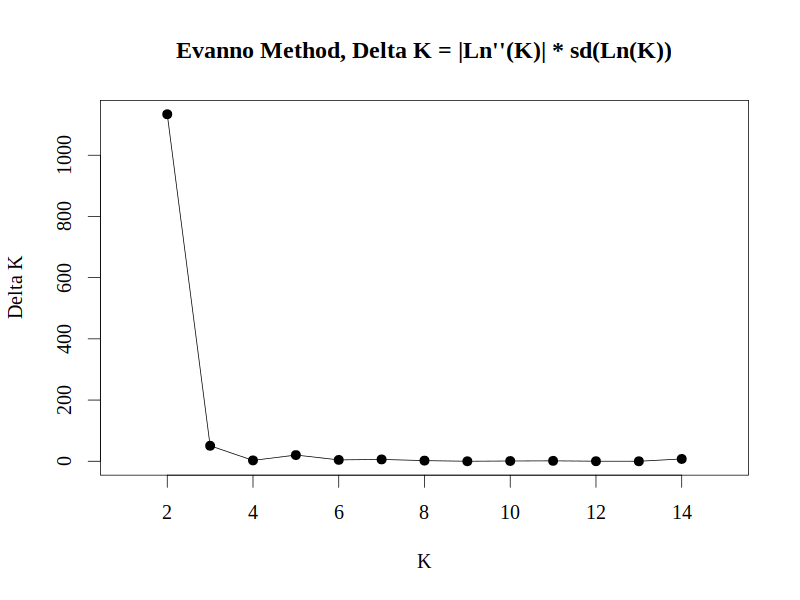

Generate this figure with R:
# R script for apply method Evanno et al. (2005) for choose numbers of clusters k
# March 4 2019 for Laboratorio de biologia comparativa CIB
# by Jorge Mario Muñoz Pérez
# input table from summary.txt made by harvestesr.py this table is given by the bash script that calls this one
 evanno<-function(input,output){ 
  data<-read.table(input,header=FALSE,sep= "\t")
  dLnK <- matrix(nrow=length(data[,1]), ncol=1)
  d2LnK <- matrix(nrow=length(data[,1]), ncol=1)
  for (i in seq(length(data[,1]))) {
    dLnK[i+1]<--data[(i+1),3]+data[i,3]
  }
  for (i in seq(length(data[,1]))) {
    d2LnK[i,1]<--dLnK[(i+1)]+dLnK[(i)]  
  }
  deltak<-d2LnK/data[,4]
  k<-c(1,2,3,4,5,6,7,8,9,10,11,12,13,14,15)
  png(output, width = 800, height = 600)
  par(family = "Times New Roman",cex=1.7)
  plot(k,abs(deltak),ylab="Delta K",xlab="K", main="Evanno Method, Delta K = |Ln''(K)| * sd(Ln(K))", pch=19)
  lines(k,abs(deltak))
  dev.off()
}
evanno("./for_calculate_deltak.txt","./evanno.png")
